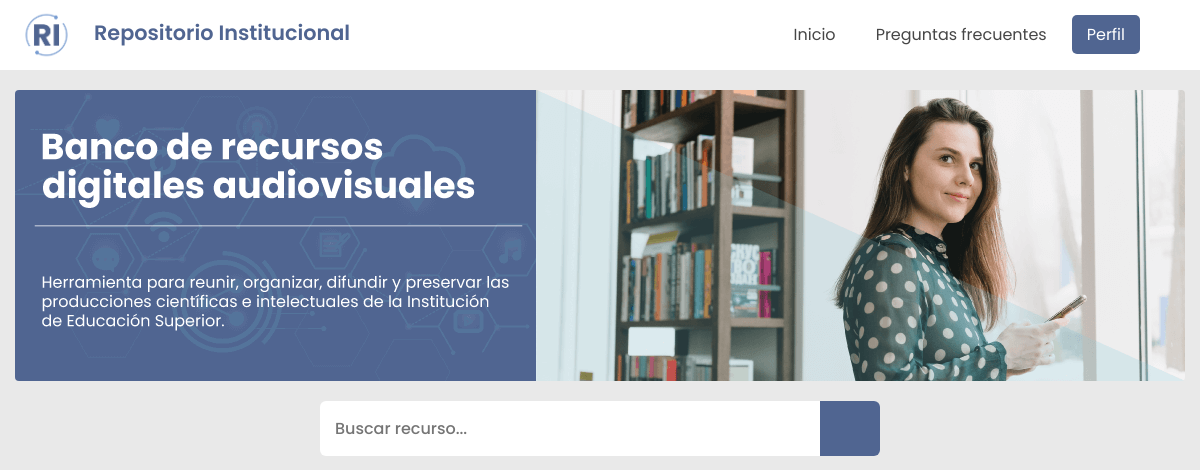
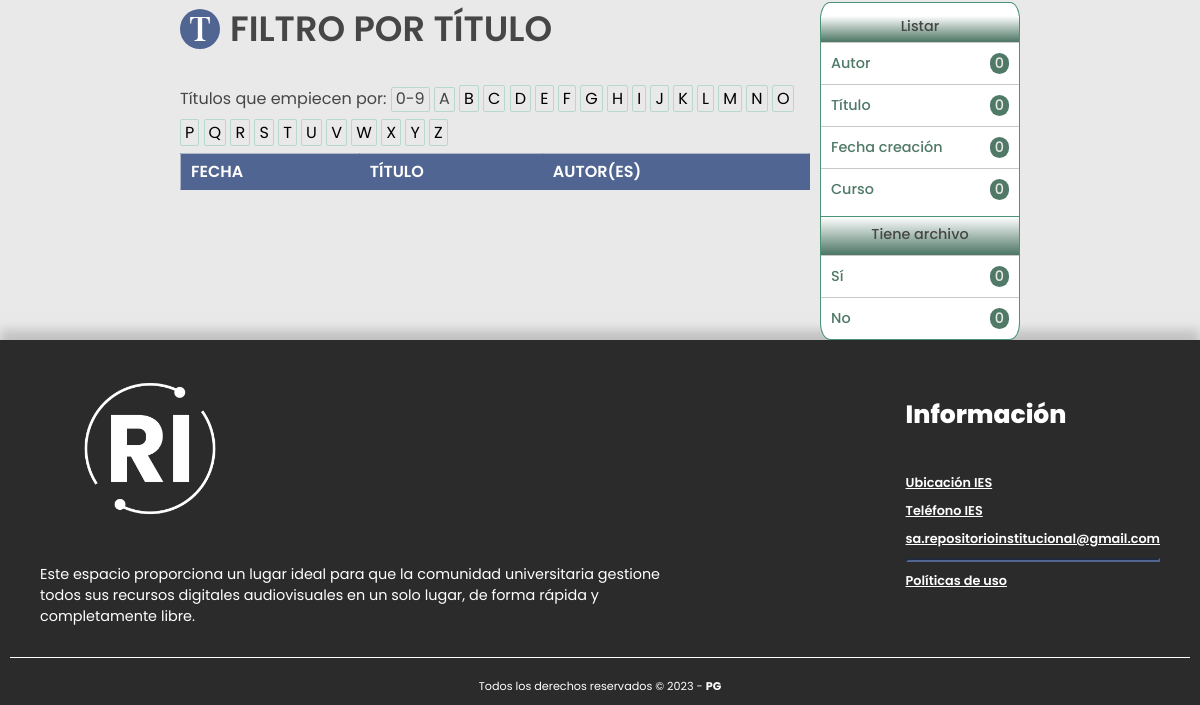
Before: /busqueda/Titulo/ with the older database file (2 pictures, top to bottom).
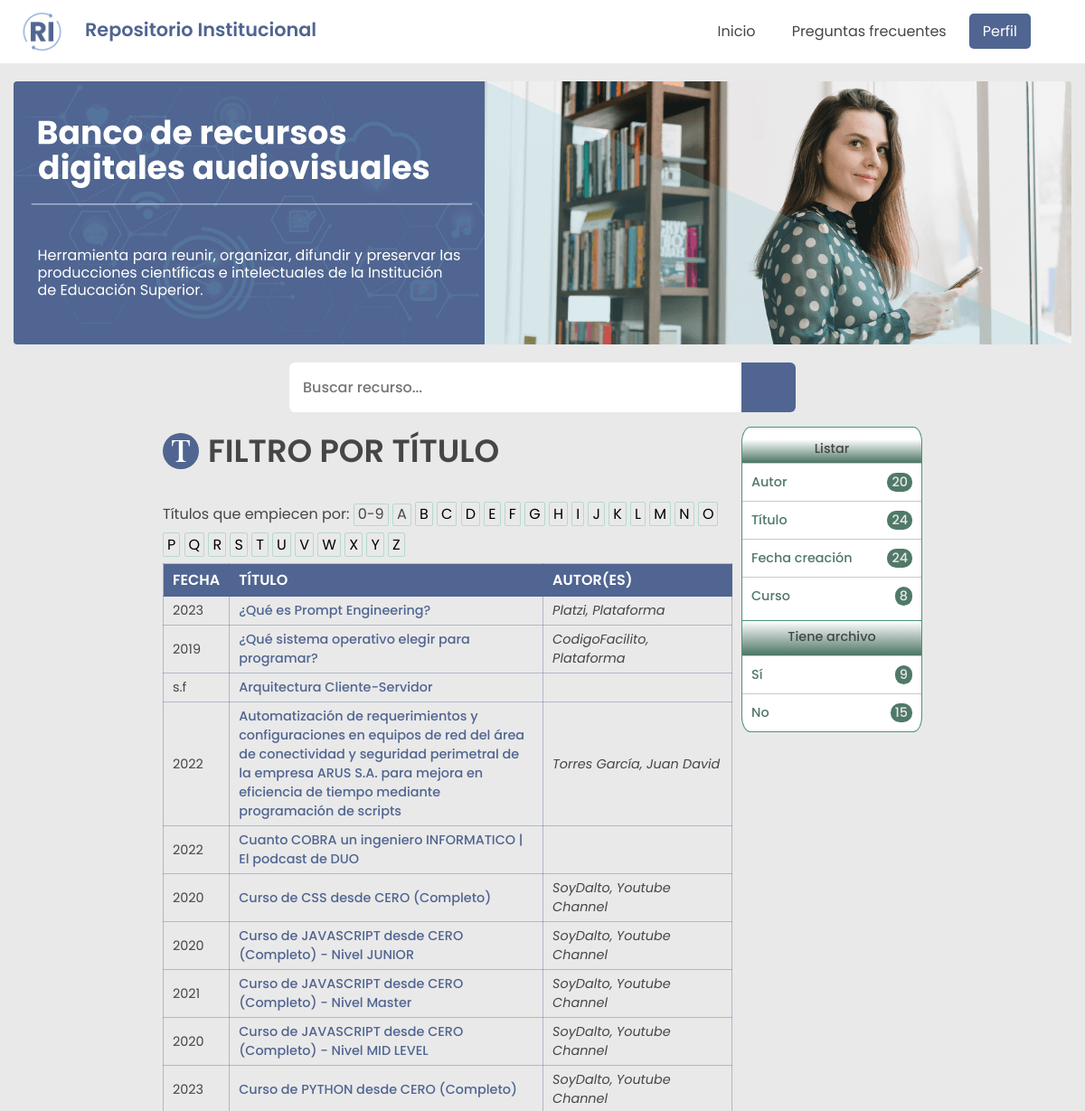
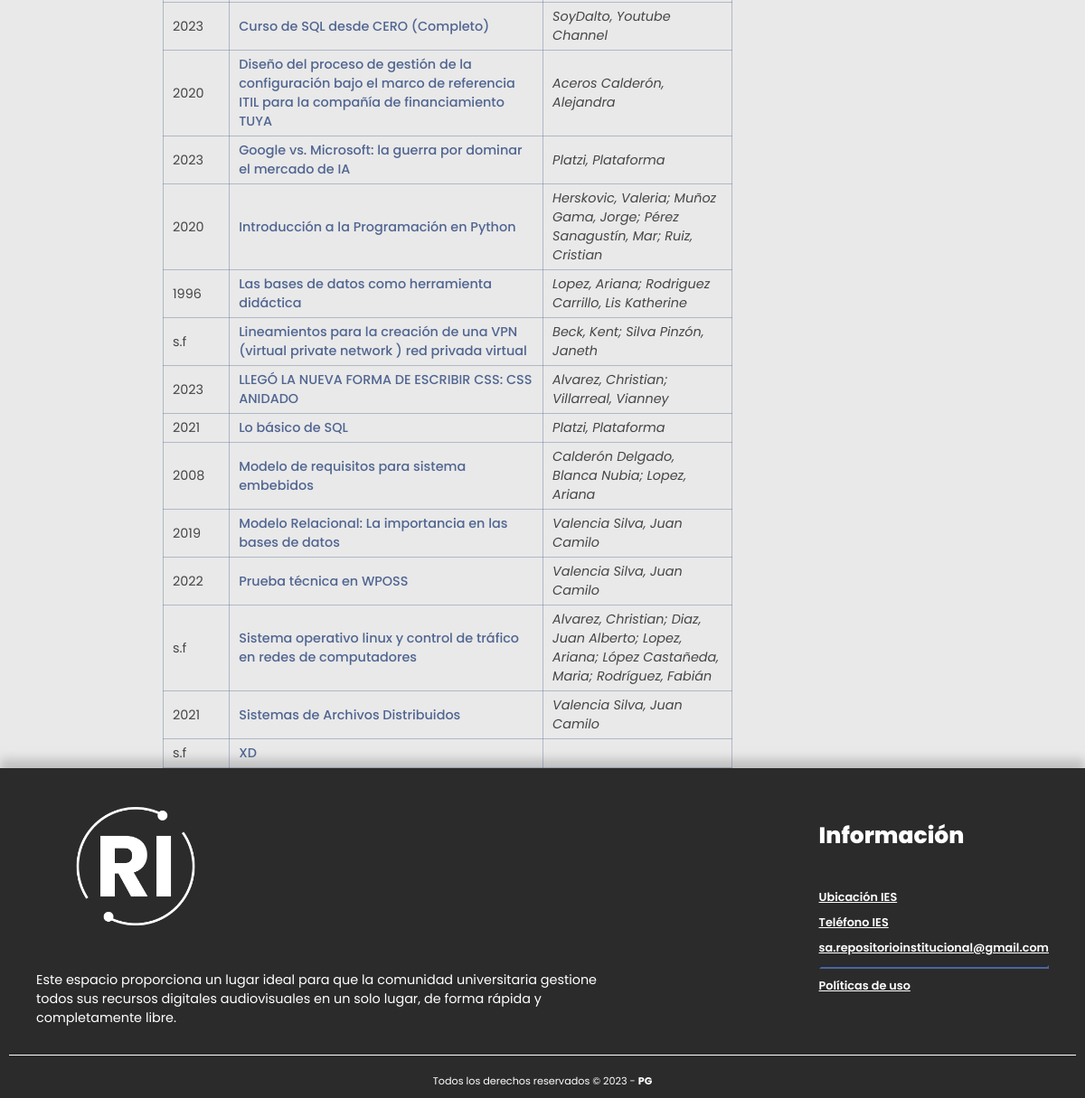
After: the same page with the newer database file (2 pictures, top to bottom).
### tables this page shows
CREATE TABLE `recurso` (
  `id` int(11) NOT NULL,
  `internal_id` varchar(24) NOT NULL,
  `titulo` varchar(250) NOT NULL,
  `fecha_publicacion_profesor` timestamp NOT NULL DEFAULT current_timestamp() ON UPDATE current_timestamp(),
  `fecha_publicacion_recurso` varchar(4) NOT NULL,
  `resumen` varchar(1500) NOT NULL,
  `puntos_positivos` int(11) NOT NULL,
  `puntos_negativos` int(11) NOT NULL,
  `estado` tinytext NOT NULL,
  `enlace` varchar(300) DEFAULT NULL,
  `isbn` varchar(20) DEFAULT NULL,
  `editorial` varchar(80) DEFAULT NULL,
  `id_docente` int(11) NOT NULL
);

### index.php (called while the page is built, shortened)
<?php
$plantilla = new vistasControlador();
$plantilla->obtener_plantilla_controlador();
?>

### utilidades/Utilidades.php (called while the page is built, shortened)
<?php
class Utilidades {
    private static $estados = array(0 => "INACTIVO",
            1 => "ACTIVO",
            2 => "PENDIENTE ACTIVACION",
            3 => "ELIMINADO"
            );
    public static function getIdEstado($nombreEstado){
        return array_keys(self::$estados, $nombreEstado)[0];
    }
}
?>

### modelos/mainModel.php (called while the page is built, shortened)
<?php
    if($peticionAjax){
        require_once "../config/SERVER.php";
        require_once "../utilidades/Utilidades.php";
    }else{
        require_once "./utilidades/Utilidades.php";
    }
    class mainModel{
        protected static function conectar(){
            try {
                $conexion = new PDO(SGBD, USER, PASS);
                $conexion->exec("SET CHARACTER SET utf8");
            } catch (Exception $e) {
                echo '<script>
                    Swal.fire({
                        title: "Error",
                        text: "Error al conectarse con el servidor",
                        icon: "error",
                        confirmButtonText: "Aceptar"
                    });
                </script>';
            }
            return $conexion;
        }
        protected static function ejecutar_consulta_simple($consulta){
            try {
                $sql = self::conectar()->prepare($consulta);
                $sql->execute();
                return $sql;
            } catch (Exception $e) {
                echo Utilidades::getAlertaErrorJSON("simple", "Error al conectarse con el servidor " . $e);
                exit();
            }
        }
        public function encryption($string){
			$key=hash('sha256', SECRET_KEY);
			$iv=substr(hash('sha256', SECRET_IV), 0, 16);
			$output=openssl_encrypt($string, ENCRYPTION_METHOD, $key, 0, $iv);
			$output=base64_encode($output);
			return $output;
		}
		protected static function decryption($string){
			$key=hash('sha256', SECRET_KEY);
			$iv=substr(hash('sha256', SECRET_IV), 0, 16);
			$output=openssl_decrypt(base64_decode($string), ENCRYPTION_METHOD, $key, 0, $iv);
			return $output;
		}
    }
?>

### controladores/homeControlador.php (called while the page is built, shortened)
<?php
if($peticionAjax){
    require_once "../modelos/homeModelo.php";
}else{
    require_once "./modelos/homeModelo.php";
}
class homeControlador extends homeModelo{
    public function listado_filtro_recursos($pTipo, $pBuscar){
        $listado = homeModelo::filtrar_recursos($pTipo, $pBuscar);
        return $listado->fetchAll();
    }
    public function cargar_informacion_recurso($pId){
        $informacion = homeModelo::cargar_autores($pId);
        $autores = "";
        foreach ($informacion AS $key => $autor){
            $separador = ($key == count($informacion) - 1) ? "" : "; ";
            $autores .= $autor['apellido'].", ".$autor['nombre'].$separador;
        }
        return $autores;
    }
    public function contarAutoresConRecursos(){
        $lista = mainModel::ejecutar_consulta_simple("SELECT DISTINCT a.id FROM autor a JOIN autor_recurso ar ON ar.id_autor = a.id WHERE a.estado = " . Utilidades::getIdEstado("ACTIVO"));
        return $lista->fetchAll();
    }
    public function contarCursosConRecursos(){
        $lista = mainModel::ejecutar_consulta_simple("SELECT DISTINCT c.id FROM curso c JOIN curso_recurso cr ON cr.id_curso = c.id WHERE c.estado = " . Utilidades::getIdEstado("ACTIVO"));
        return $lista->fetchAll();
    }
}
?>

### modelos/homeModelo.php (called while the page is built, shortened)
<?php
    require_once "mainModel.php";
    if($peticionAjax){
        require_once "../utilidades/Utilidades.php";
    }else{
        require_once "./utilidades/Utilidades.php";
    }
    class homeModelo extends mainModel{
        protected static function filtrar_recursos($pTipo, $pBuscar){
            if($pTipo == "Busqueda"){
                $arrayParametro = explode("¡", $pBuscar);
                $search = "";
                foreach($arrayParametro AS $dato){
                    $varDato = mainModel::decryption($dato);
                    if(strpos($varDato, '~~') == ""){
                        if($search!=""){
                            $search .= " ";
                        }
                    }
                    $search .= $varDato;
                }
                $search = str_replace("~~","",$search);
                $sql = mainModel::conectar()->prepare("SELECT DISTINCT (r.id),r.titulo,r.fecha_publicacion_recurso FROM recurso r LEFT JOIN autor_recurso ar
                ON r.id=ar.id_recurso LEFT JOIN autor a ON a.id = ar.id_autor LEFT JOIN etiqueta_recurso er ON er.id_recurso = r.id LEFT JOIN etiqueta e ON er.id_etiqueta = e.id
                JOIN curso_recurso cr ON cr.id_recurso = r.id JOIN curso c ON c.id=cr.id_curso
                WHERE (r.titulo LIKE '%".$search."%' OR CONCAT(a.nombre,' ',a.apellido) LIKE '%".$search."%' OR CONCAT(a.apellido,' ',a.nombre) LIKE '%".$search."%' OR e.descripcion LIKE '%".$search."%' OR r.fecha_publicacion_recurso LIKE '%".$search."%' OR c.nombre LIKE '%".$search."%' OR r.internal_id LIKE '%".$search."%') AND r.estado='".Utilidades::getIdEstado("ACTIVO")."';");
            }else if($pTipo=="Autor"){
                $sql = mainModel::conectar()->prepare("SELECT nombre,apellido,id FROM autor WHERE estado='".Utilidades::getIdEstado("ACTIVO")."' ORDER BY apellido");
            }else if($pTipo=="Titulo"){
                $sql = mainModel::conectar()->prepare("SELECT DISTINCT (r.id),r.titulo,r.fecha_publicacion_recurso FROM recurso r LEFT JOIN autor_recurso ar
                ON r.id=ar.id_recurso LEFT JOIN autor a ON a.id = ar.id_autor WHERE r.estado='".Utilidades::getIdEstado("ACTIVO")."' ORDER BY r.titulo");
            }else if($pTipo=="Fecha"){
                $sql = mainModel::conectar()->prepare("SELECT DISTINCT (r.id),r.titulo,r.fecha_publicacion_recurso FROM recurso r LEFT JOIN autor_recurso ar
                ON r.id=ar.id_recurso LEFT JOIN autor a ON a.id = ar.id_autor WHERE r.estado='".Utilidades::getIdEstado("ACTIVO")."' ORDER BY r.fecha_publicacion_recurso");
            }else if($pTipo=="Curso"){
                $sql = mainModel::conectar()->prepare("SELECT nombre,id FROM curso WHERE estado='".Utilidades::getIdEstado("ACTIVO")."' ORDER BY nombre");
            }else if($pTipo=="Cursofiltrar"){
                $sql = mainModel::conectar()->prepare("SELECT nombre,id FROM curso WHERE nombre LIKE '".$pBuscar."%' AND estado='".Utilidades::getIdEstado("ACTIVO")."' ORDER BY nombre");
            }else if($pTipo=="Autorfiltrar"){
                $sql = mainModel::conectar()->prepare("SELECT nombre,apellido,id FROM autor WHERE apellido LIKE '".$pBuscar."%' AND estado='".Utilidades::getIdEstado("ACTIVO")."' ORDER BY apellido");
            }else if($pTipo == "Archivos"){
                if($pBuscar=="Si"){
                    $sql = mainModel::conectar()->prepare("SELECT DISTINCT (r.id), r.titulo, r.fecha_publicacion_recurso FROM recurso r JOIN archivo a ON r.id=a.id_recurso WHERE r.estado='".Utilidades::getIdEstado("ACTIVO")."' ORDER BY r.titulo");
                }else{
                    $sql = mainModel::conectar()->prepare("SELECT DISTINCT (r.id), r.titulo, r.fecha_publicacion_recurso,a.id_recurso FROM recurso r LEFT JOIN archivo a ON r.id=a.id_recurso WHERE a.id_recurso IS NULL AND r.estado='".Utilidades::getIdEstado("ACTIVO")."' ORDER BY r.titulo;");
                }
            }
            $sql->execute();
            return $sql;
        }
        protected static function cargar_autores($pId){
            $sql = mainModel::conectar()->prepare("SELECT a.nombre,a.apellido,a.id FROM autor a JOIN autor_recurso ar ON a.id = ar.id_autor WHERE ar.id_recurso = '".$pId."' AND a.estado = " . Utilidades::getIdEstado("ACTIVO") . " ORDER BY a.apellido");
            $sql->execute();
            return $sql->fetchAll();
        }
    }
?>

### vistas/contenidos/filtroTitulo.php (the view, shortened to what the changed rows need)
<main class="mainContarinerFilters">
    <section class = "tableWithContent">
        <section class="general-tableJQ-container">
            <div class="overview-general-admin">
                <div class="title">
                    <i><img src="<?php echo SERVER_URL; ?>vistas/assets/img/tituloHome.svg" class="titleImgIcon" alt="Autor Img"/></i>
                    <h1 class="panel-title-name">Filtro por título</h1>
                </div>
                <p class="dataTables_length">Títulos que empiecen por:</p>
                <ul class="dataTables_length">
                    <li class="liLetraFilto">
                        <a class="aLetraFiltro" href="<?php echo SERVER_URL."busqueda/Titulonumero/"; ?>">0-9</a>
                <?php
                    $abecedario = ['A','B','C','D','E','F','G','H','I','J','K','L','M','N','O','P','Q','R','S','T','U','V','W','X','Y','Z'];
                    foreach($abecedario as $letra){
                ?>
                        <a class="aLetraFiltro" href="<?php echo SERVER_URL."busqueda/Titulofiltrar/".$letra; ?>">
                            <?php echo $letra?>
                        </a>
                    </li>
                </ul>
                <?php } ?>
                <div class="panel-title-name table-dataJQ-container">
                    <table id="tablaUsuarios" class="tb-admin-records">
                        <thead>
                            <tr>
                                <td class="titleTableFilterSearch">Fecha</td>
                                <td class="titleTableFilterSearch">Título</td>
                                <td class="titleTableFilterSearch">Autor(es)</td>
                            </tr>
                        </thead>
                        <tbody>
                            <?php
                            require_once "./controladores/homeControlador.php";
                            require_once "./modelos/mainModel.php";
                            $ins_main = new mainModel();
                            $ins_home = new homeControlador();
                            $datos_filtro = $ins_home->listado_filtro_recursos($pagina[1],$pagina[2]);
                            foreach($datos_filtro as $vRecurso){
                                $autores = $ins_home->cargar_informacion_recurso($vRecurso['id']);
                                ?>
                                <tr>
                                    <td data-titulo="FECHA"><a href="#" class="deleteRedireccionTable"><?php echo $vRecurso['fecha_publicacion_recurso'];?></a></td>
                                    <td data-titulo="TITULO"><a href="<?php echo SERVER_URL."handle/".$ins_main->encryption($vRecurso['id']); ?>" class="redireccionTable"><?php echo $vRecurso['titulo']; ?> </a></td>
                                    <td data-titulo="AUTOR(ES)"><a href="#" class="deleteRedireccionTable italicTableStyle"><?php echo $autores; ?></a></td>
                                </tr>
                                <?php } ?>
                        </tbody>
                    </table>
                </div>
        </section>
    </section>
<?php include "asideHomeFilters-view.php";?>
</main>
</body>
</html>

### vistas/contenidos/asideHomeFilters-view.php
<?php
require_once "./controladores/homeControlador.php";
$insHome = new homeControlador();
$listaAutores = $insHome->contarAutoresConRecursos();
$listaTitulo = $insHome->listado_filtro_recursos("Titulo","");
$listaFecha = $insHome->listado_filtro_recursos("Fecha","");
$listaCurso = $insHome->contarCursosConRecursos();
$listaArchivosSi = $insHome->listado_filtro_recursos("Archivos","Si");
$listaArchivosNo = $insHome->listado_filtro_recursos("Archivos","No");
?>
<aside class = "asideFilters">
    <h3 class="asideFiltersTitle">Listar</h3>
        <nav class = "navAsideFilters">
            <ul class = "ulAsideFilters">
                <li class="liAsideFilters"><a class="aAsideFilters" href="<?php echo SERVER_URL ?>busqueda/Autor/">Autor <span class="asideFilterCounter"><?php echo count($listaAutores) ?></span></a></li>
                <li class="liAsideFilters"><a class="aAsideFilters" href="<?php echo SERVER_URL ?>busqueda/Titulo/">Título <span class="asideFilterCounter"><?php echo count($listaTitulo) ?></span></a></li>
                <li class="liAsideFilters"><a class="aAsideFilters" href="<?php echo SERVER_URL ?>busqueda/Fecha/">Fecha creación <span class="asideFilterCounter"><?php echo count($listaFecha) ?></span> </a></li>
                <li class="liAsideFilters"><a class="aAsideFilters" href="<?php echo SERVER_URL ?>busqueda/Curso/">Curso <span class="asideFilterCounter"><?php echo count($listaCurso) ?></span></a></li>
            </ul>
        </nav>
    <h3 class="asideFiltersTitle hasFile">Tiene archivo</h3>
        <nav class = "navAsideFilters">
            <ul class = "ulAsideFilters">
                <li class="liAsideFilters"><a class="aAsideFilters" href="<?php echo SERVER_URL ?>busqueda/Archivos/Si">Sí <span class="asideFilterCounter"><?php echo count($listaArchivosSi) ?></span></a></li>
                <li class="liAsideFilters"><a class="aAsideFilters" href="<?php echo SERVER_URL ?>busqueda/Archivos/No">No <span class="asideFilterCounter"><?php echo count($listaArchivosNo) ?></span></a></li>
            </ul>
        </nav>
</aside>

Changed rows visible on the page:
added recurso: fecha_publicacion_recurso "2023", titulo "¿Qué es Prompt Engineering?", autores "Platzi, Plataforma"
added recurso: fecha_publicacion_recurso "2019", titulo "¿Qué sistema operativo elegir para programar?", autores "CodigoFacilito, Plataforma"
added recurso: fecha_publicacion_recurso "s.f", titulo "Arquitectura Cliente-Servidor"
added recurso: fecha_publicacion_recurso "2022", titulo "Automatización de requerimientos y configuraciones en equipos de red del área de conectividad y seguridad perimetral de la empresa ARUS S.A. para mejora en eficiencia de tiempo mediante programación de scripts", autores "Torres García, Juan David"
added recurso: fecha_publicacion_recurso "2022", titulo "Cuanto COBRA un ingeniero INFORMATICO | El podcast de DUO"
added recurso: fecha_publicacion_recurso "2020", titulo "Curso de CSS desde CERO (Completo)", autores "SoyDalto, Youtube Channel"
added recurso: fecha_publicacion_recurso "2020", titulo "Curso de JAVASCRIPT desde CERO (Completo) - Nivel JUNIOR", autores "SoyDalto, Youtube Channel"
added recurso: fecha_publicacion_recurso "2021", titulo "Curso de JAVASCRIPT desde CERO (Completo) - Nivel Master", autores "SoyDalto, Youtube Channel"
added recurso: fecha_publicacion_recurso "2020", titulo "Curso de JAVASCRIPT desde CERO (Completo) - Nivel MID LEVEL", autores "SoyDalto, Youtube Channel"
added recurso: fecha_publicacion_recurso "2023", titulo "Curso de PYTHON desde CERO (Completo)", autores "SoyDalto, Youtube Channel"
added recurso: fecha_publicacion_recurso "2023", titulo "Curso de SQL desde CERO (Completo)", autores "SoyDalto, Youtube Channel"
added recurso: fecha_publicacion_recurso "2020", titulo "Diseño del proceso de gestión de la configuración bajo el marco de referencia ITIL para la compañía de financiamiento TUYA", autores "Aceros Calderón, Alejandra"
added recurso: fecha_publicacion_recurso "2023", titulo "Google vs. Microsoft: la guerra por dominar el mercado de IA", autores "Platzi, Plataforma"
added recurso: fecha_publicacion_recurso "2020", titulo "Introducción a la Programación en Python", autores "Herskovic, Valeria; Muñoz Gama, Jorge; Pérez Sanagustín, Mar; Ruiz, Cristian"
added recurso: fecha_publicacion_recurso "1996", titulo "Las bases de datos como herramienta didáctica", autores "Lopez, Ariana; Rodriguez Carrillo, Lis Katherine"
added recurso: fecha_publicacion_recurso "s.f", titulo "Lineamientos para la creación de una VPN (virtual private network ) red privada virtual", autores "Beck, Kent; Silva Pinzón, Janeth"
added recurso: fecha_publicacion_recurso "2023", titulo "LLEGÓ LA NUEVA FORMA DE ESCRIBIR CSS: CSS ANIDADO", autores "Alvarez, Christian; Villarreal, Vianney"
added recurso: fecha_publicacion_recurso "2021", titulo "Lo básico de SQL", autores "Platzi, Plataforma"
added recurso: fecha_publicacion_recurso "2008", titulo "Modelo de requisitos para sistema embebidos", autores "Calderón Delgado, Blanca Nubia; Lopez, Ariana"
added recurso: fecha_publicacion_recurso "2019", titulo "Modelo Relacional: La importancia en las bases de datos", autores "Valencia Silva, Juan Camilo"
added recurso: fecha_publicacion_recurso "2022", titulo "Prueba técnica en WPOSS", autores "Valencia Silva, Juan Camilo"
added recurso: fecha_publicacion_recurso "s.f", titulo "Sistema operativo linux y control de tráfico en redes de computadores", autores "Alvarez, Christian; Diaz, Juan Alberto; Lopez, Ariana; López Castañeda, Maria; Rodríguez, Fabián"
added recurso: fecha_publicacion_recurso "2021", titulo "Sistemas de Archivos Distribuidos", autores "Valencia Silva, Juan Camilo"
added recurso: fecha_publicacion_recurso "s.f", titulo "XD"
Other visible differences:
count($listaAutores): "0" → "20"
count($listaTitulo): "0" → "24"
count($listaFecha): "0" → "24"
count($listaCurso): "0" → "8"
count($listaArchivosSi): "0" → "9"
count($listaArchivosNo): "0" → "15"
